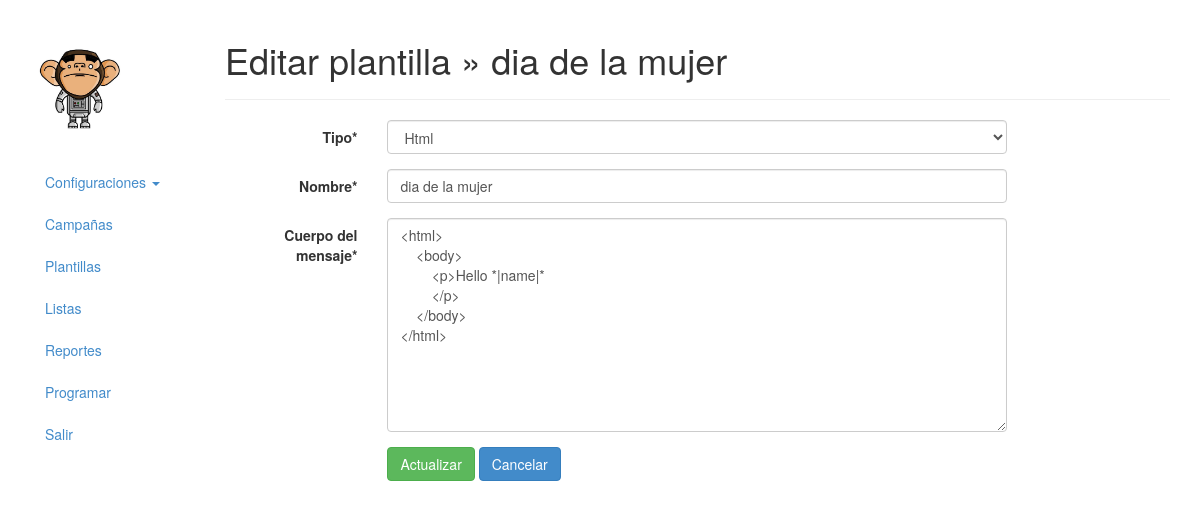
Page /template/update/2/ (signed in) on the earlier database version.
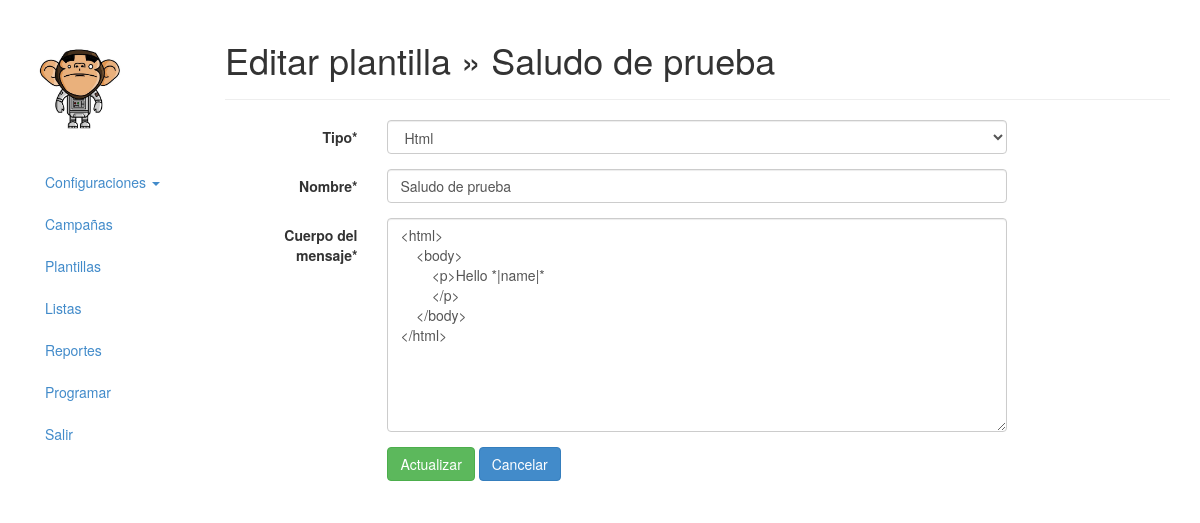
Same page on the later database version.
### apps/mail/models/Template.py (models this page shows, shortened)
class Template(models.Model):
    TYPE_TEXT = 1
    TYPE_HTML = 2
    CHOICE_TYPES = (
        (TYPE_TEXT,'Texto'),
        (TYPE_HTML,'Html'),
    )
    type = models.SmallIntegerField(
        choices=CHOICE_TYPES,
        default=TYPE_TEXT,
        verbose_name='Tipo',
    )
    name = models.CharField(
        max_length=45,
        verbose_name='Nombre',
    )
    content = models.TextField(
        verbose_name='Cuerpo del mensaje',
    )
    created = models.DateTimeField(
        auto_now_add=True,
        editable=False
    )
    modified = models.DateTimeField(
        editable=False,
        auto_now=True
    )
    class Meta:
        app_label = 'mail'

### apps/mail/views/Template.py (the view)
class TemplateUpdateView(LoginRequiredMixin, UpdateView):
    model = Template
    success_url = reverse_lazy('template_list_view')
    form_class = TemplateCreateForm
    template_name = 'template/edit.html'

### apps/mail/forms/Template.py
class TemplateCreateForm(ModelForm):
    def __init__(self, *args, **kwargs):
        self.helper = FormHelper()
        self.helper.form_show_errors = True
        self.helper.form_tag = False
        self.helper.form_class = 'form-horizontal'
        self.helper.label_class = 'col-lg-2'
        self.helper.field_class = 'col-lg-8'
        super(TemplateCreateForm, self).__init__(*args, **kwargs)
    class Meta:
        exclude = ['status']
        model = Template

### apps/mail/templates/template/edit.html (shortened to what this page needs)
{% extends 'base.html' %}
{% load crispy_forms_tags %}
{% block content %}
    <div class="page-header">
        <h1 class="header-title">Editar plantilla &raquo {{ template.name }}</h1>
    </div>
    <form method="post" action="" class="form-horizontal">
        {% crispy form %}
        <div class="form-group">
            <div class="col-sm-offset-2 col-sm-10">
                <input type="submit" class="btn btn-success" value="Actualizar" />
                <a class="btn btn-primary" href="{% url "template_list_view" %}">Cancelar</a>
            </div>
        </div>
    </form>
{% endblock content %}

Differences in the rows shown:
changed Template "Html": name "dia de la mujer" → "Saludo de prueba"
